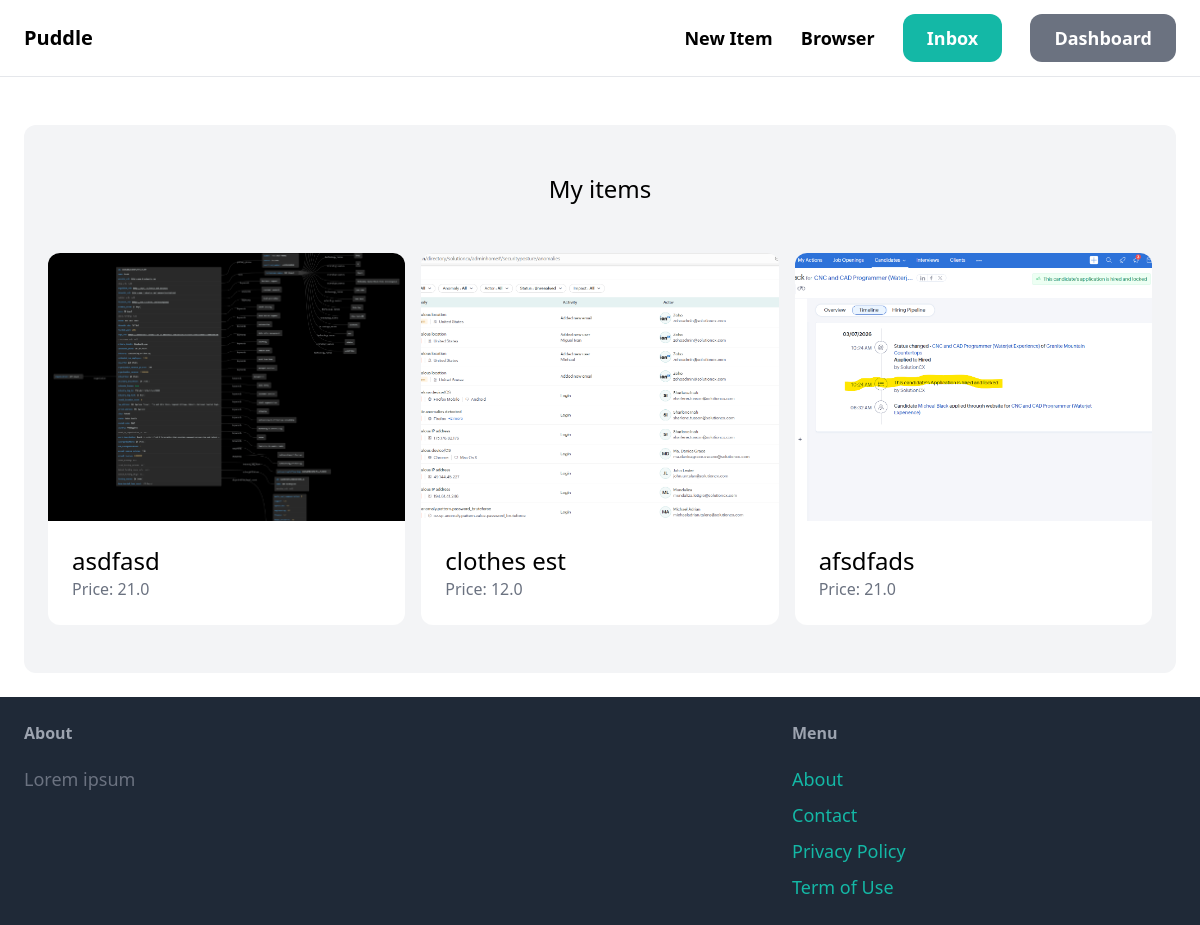
Page /dashboard/ (signed in) on the committed database.
### item/models.py (models this page shows, shortened)
class Item(models.Model):
    category = models.ForeignKey(Category, related_name='items', on_delete=models.CASCADE)
    name = models.CharField(max_length=255)
    description = models.TextField(blank=True, null=True)
    price = models.FloatField()
    image = models.ImageField(upload_to='item_images', blank=True, null=True)
    is_sold = models.BooleanField(default=False)
    created_by = models.ForeignKey(User, related_name='items', on_delete=models.CASCADE)
    created_at = models.DateTimeField(auto_now_add=True)

### dashboard/views.py (the view)
# urls.py: path('', views.index, name='index'),
@login_required
def index(request):
    items = Item.objects.filter(created_by=request.user)
    return render(request, 'dashboard/index.html',{
        'items': items,
    })

### dashboard/templates/dashboard/index.html (shortened to what this page needs)
{% extends 'core/base.html'%}
{% block content %}
    <div class="mt-6 px-6 py-12 bg-gray-100 rounded-xl">
        <h2 class="mb-12 text-2xl text-center">My items</h2>
        <div class="grid grid-cols-3 gap-4">
                {% for item in items %}
                    <a href ="{% url 'item:detail' item.id %}">
                        <div class="aspect-video sm:aspect-square md:aspect-[4/3]">
                            <img src="{{ item.image.url }}" class="w-full h-full object-cover rounded-t-xl">
                        </div>
                        <div class="p-6 bg-white rounded-b-xl">
                            <h2 class="text-2xl">{{ item.name }}</h2>
                            <p class="text-gray-500">Price: {{ item.price }}</p>
                        </div>
                    </a>
                {% endfor %}
        </div>
    </div>
{% endblock %}

### rows in the picture
Item: image (picture), name "asdfasd", price "21.0"
Item: image (picture), name "clothes est", price "12.0"
Item: image (picture), name "afsdfads", price "21.0"
